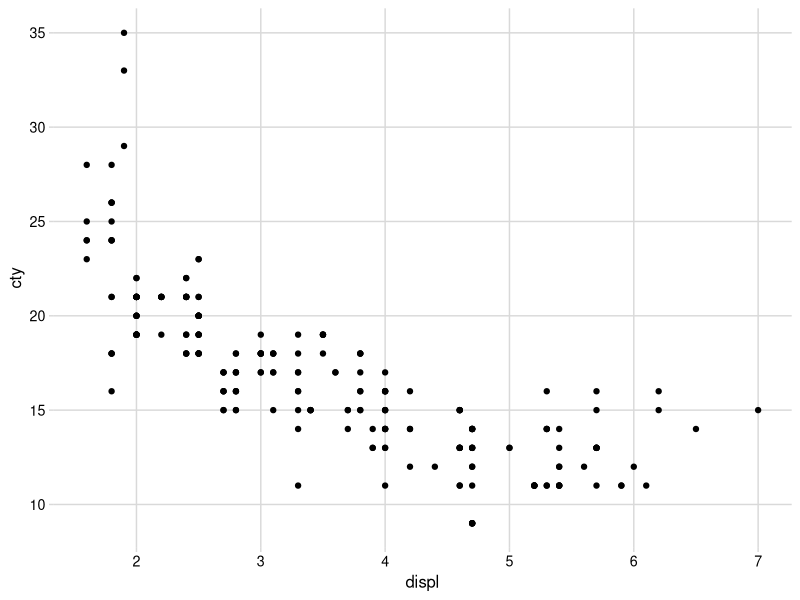
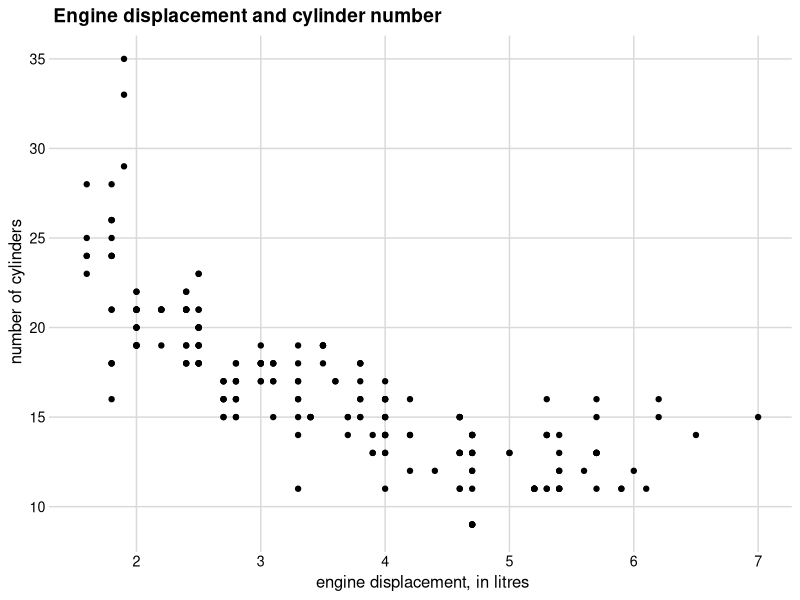
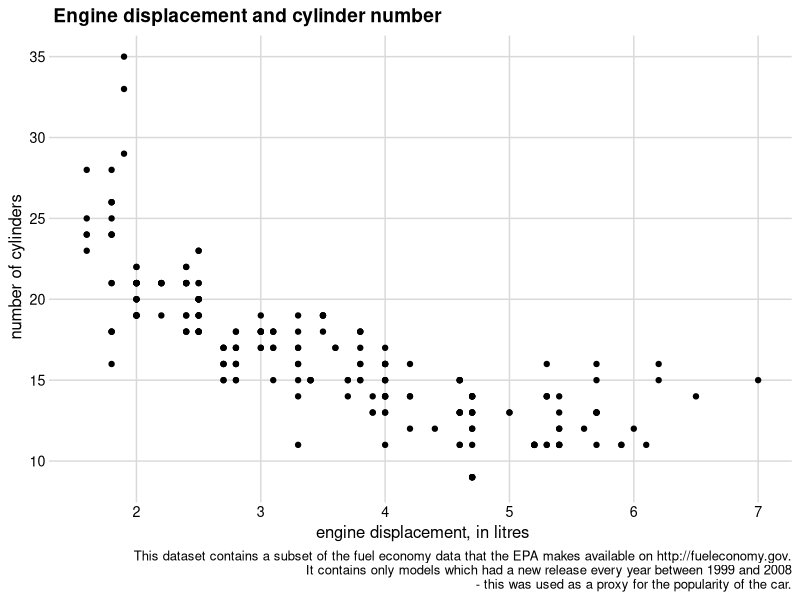
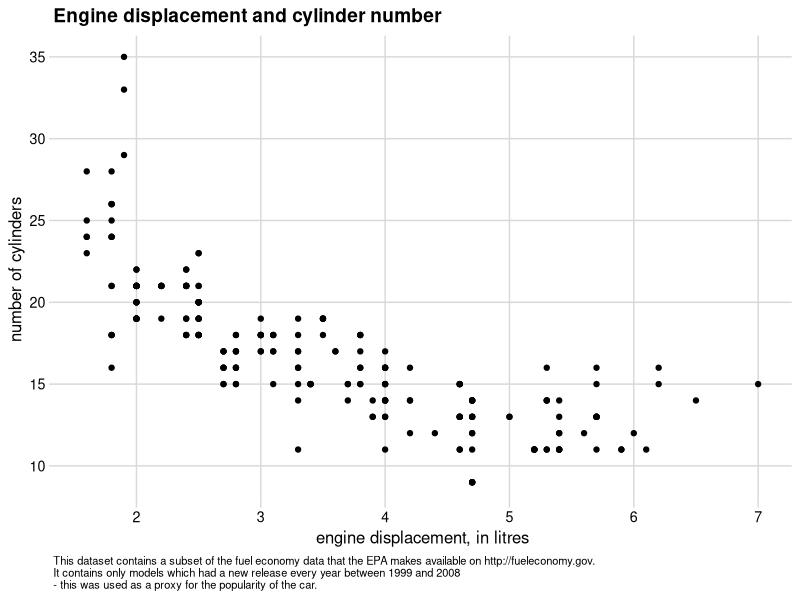
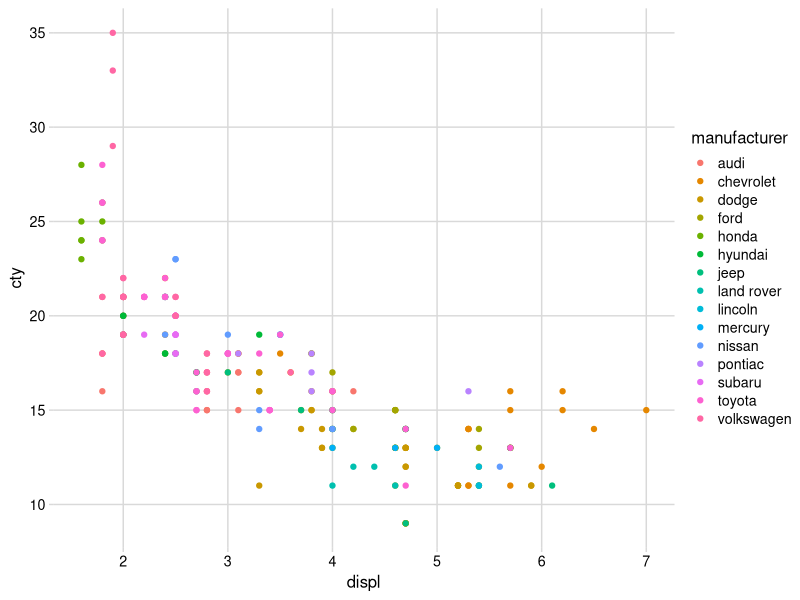
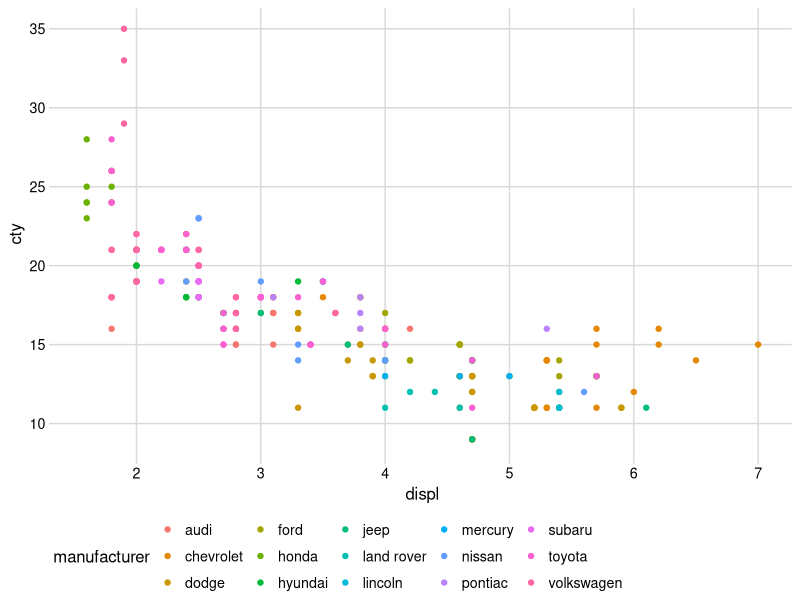
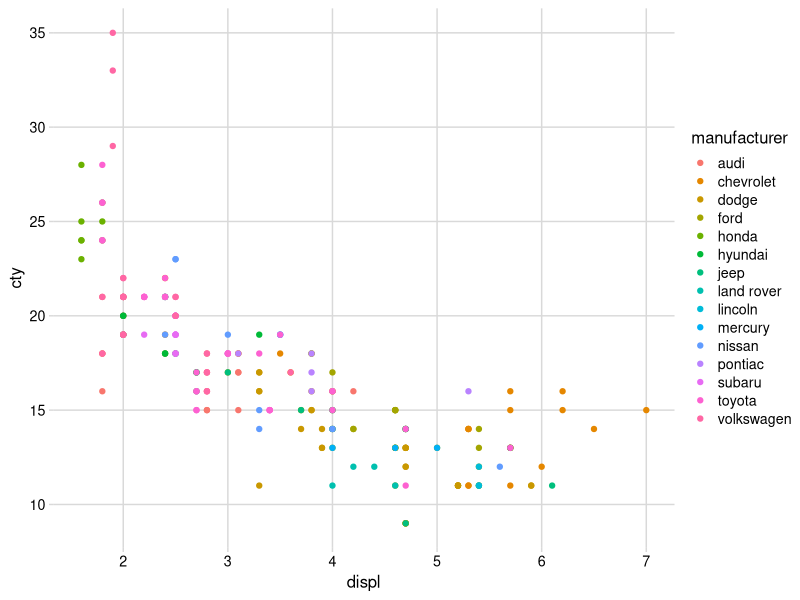
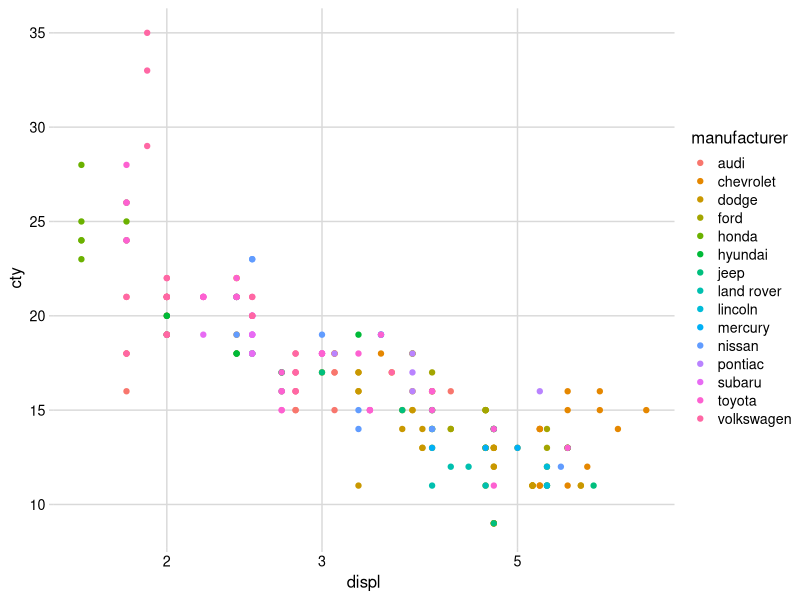

The R source for these figures, in order:
## ---- chunk 1
knitr::opts_chunk$set(echo = TRUE)
## ---- chunk 2
library(tidyverse)
library(cowplot)
## ---- chunk 3
mpg %>% head
## ---- chunk 4
p <- ggplot(mpg, aes(displ, cty)) +
  geom_point() +
  theme_minimal_grid(12)

p
## ---- chunk 5
p + labs(
  title = "Engine displacement and cylinder number ", 
  x = "engine displacement, in litres",
  y = "number of cylinders"
  )
## ---- chunk 6
p + labs(
  title = "Engine displacement and cylinder number ", 
  x = "engine displacement, in litres",
  y = "number of cylinders",
  caption = "This dataset contains a subset of the fuel economy data that the EPA makes available on http://fueleconomy.gov.
It contains only models which had a new release every year between 1999 and 2008
- this was used as a proxy for the popularity of the car."
  )
## ---- chunk 7
p + labs(
  title = "Engine displacement and cylinder number ", 
  x = "engine displacement, in litres",
  y = "number of cylinders",
  caption = "This dataset contains a subset of the fuel economy data that the EPA makes available on http://fueleconomy.gov.
It contains only models which had a new release every year between 1999 and 2008
- this was used as a proxy for the popularity of the car."
  ) +
  theme(plot.caption = element_text(hjust=0, size=8))
## ---- chunk 8
p <- ggplot(mpg, aes(displ, cty, color=manufacturer)) +
  geom_point() +
  theme_minimal_grid(12)

p
## ---- chunk 9
p + theme(legend.position = "bottom")
## ---- chunk 10
p
## ---- chunk 11
p + scale_x_log10()
## ---- chunk 12
p + scale_y_log10()
## ---- chunk 13
ggsave("plot.pdf", plot=p)
## ---- chunk 14
ggsave("plot.svg", plot=p)
## ---- chunk 15
ggsave("plot.png", plot=p)
## ---- chunk 16
sessionInfo()
